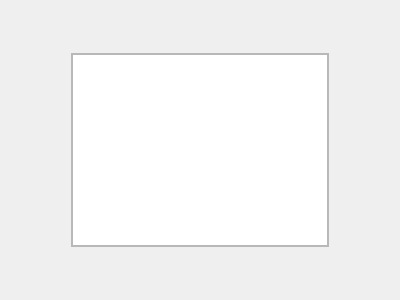
<?xml version="1.0" encoding="UTF-8"?>
<ui version="4.0">
 <class>QMoMenu</class>
 <widget class="QWidget" name="QMoMenu">
  <property name="geometry">
   <rect>
    <x>0</x>
    <y>0</y>
    <width>400</width>
    <height>300</height>
   </rect>
  </property>
  <property name="windowTitle">
   <string>Form</string>
  </property>
  <layout class="QVBoxLayout" name="verticalLayout">
   <item>
    <spacer name="verticalSpacer">
     <property name="orientation">
      <enum>Qt::Vertical</enum>
     </property>
     <property name="sizeHint" stdset="0">
      <size>
       <width>20</width>
       <height>40</height>
      </size>
     </property>
    </spacer>
   </item>
   <item>
    <layout class="QHBoxLayout" name="horizontalLayout">
     <item>
      <spacer name="horizontalSpacer">
       <property name="orientation">
        <enum>Qt::Horizontal</enum>
       </property>
       <property name="sizeHint" stdset="0">
        <size>
         <width>40</width>
         <height>20</height>
        </size>
       </property>
      </spacer>
     </item>
     <item>
      <widget class="QFrame" name="menuArea">
       <property name="styleSheet">
        <string notr="true"/>
       </property>
       <property name="frameShape">
        <enum>QFrame::StyledPanel</enum>
       </property>
       <property name="frameShadow">
        <enum>QFrame::Raised</enum>
       </property>
       <layout class="QVBoxLayout" name="areaLayout">
        <property name="leftMargin">
         <number>0</number>
        </property>
        <property name="topMargin">
         <number>0</number>
        </property>
        <property name="rightMargin">
         <number>0</number>
        </property>
        <property name="bottomMargin">
         <number>0</number>
        </property>
        <item>
         <widget class="QListView" name="menuList"/>
        </item>
       </layout>
      </widget>
     </item>
     <item>
      <spacer name="horizontalSpacer_2">
       <property name="orientation">
        <enum>Qt::Horizontal</enum>
       </property>
       <property name="sizeHint" stdset="0">
        <size>
         <width>40</width>
         <height>20</height>
        </size>
       </property>
      </spacer>
     </item>
    </layout>
   </item>
   <item>
    <spacer name="verticalSpacer_2">
     <property name="orientation">
      <enum>Qt::Vertical</enum>
     </property>
     <property name="sizeHint" stdset="0">
      <size>
       <width>20</width>
       <height>40</height>
      </size>
     </property>
    </spacer>
   </item>
  </layout>
 </widget>
 <resources/>
 <connections/>
</ui>
